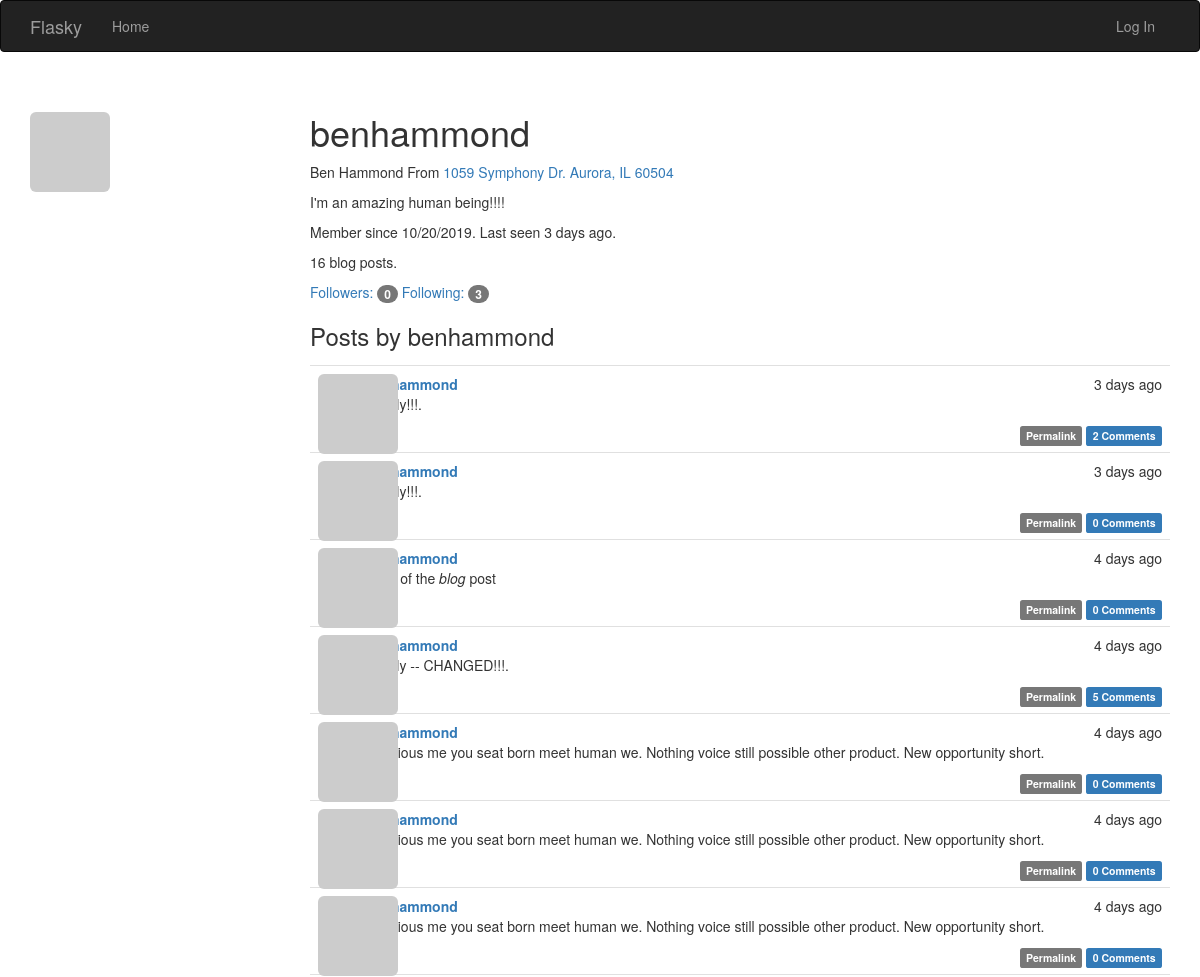
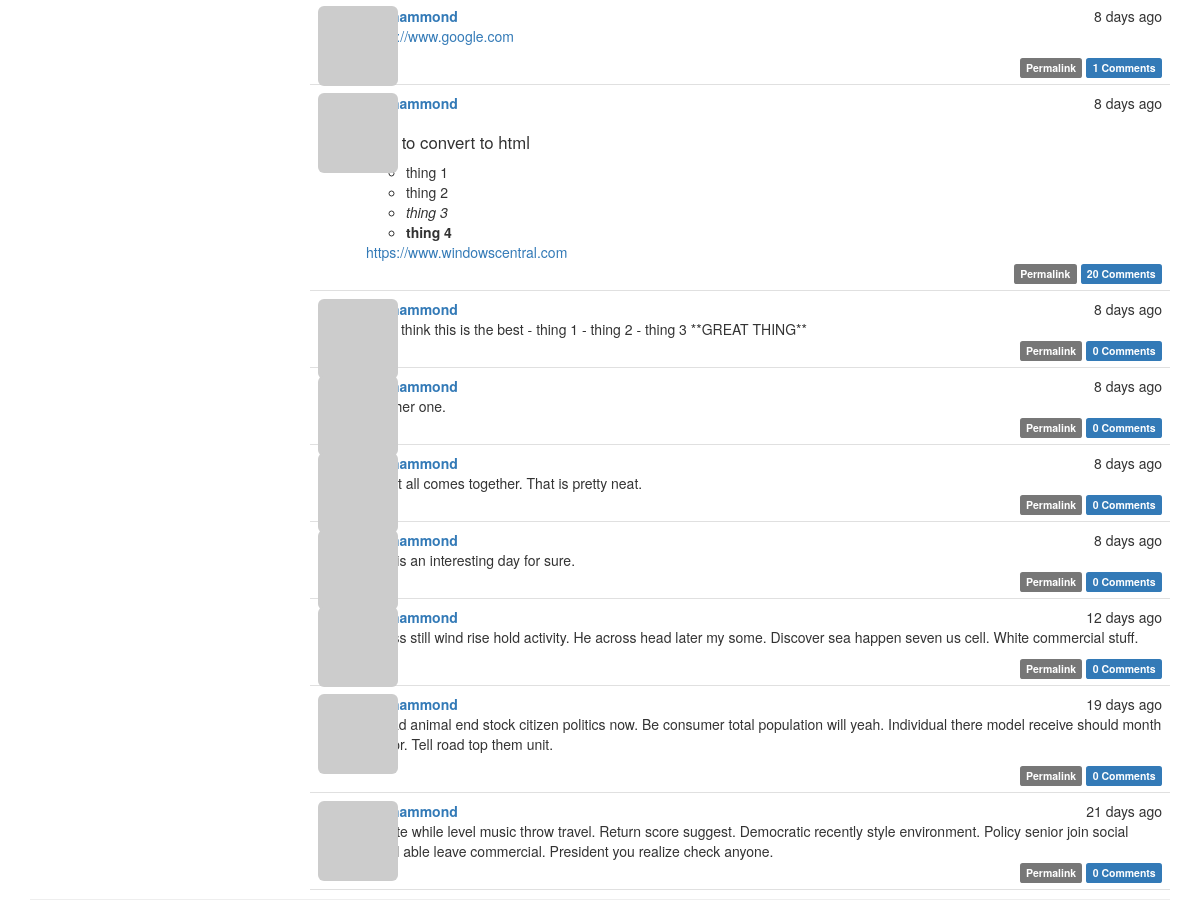
The page /user/benhammond on the database its author committed (2 pictures, top to bottom).
### app/models.py (models this page shows, shortened)
class User(UserMixin, db.Model):
    __tablename__ = 'users'
    id = db.Column(db.Integer, primary_key=True)
    email = db.Column(db.String(64), unique=True, index=True)
    username = db.Column(db.String(64), unique=True, index=True)
    role_id = db.Column(db.Integer, db.ForeignKey('roles.id'))
    password_hash = db.Column(db.String(128))
    confirmed = db.Column(db.Boolean, default=False)
    name = db.Column(db.String(64))
    location = db.Column(db.String(64))
    about_me = db.Column(db.Text())
    member_since = db.Column(db.DateTime(), default=datetime.utcnow)
    last_seen = db.Column(db.DateTime(), default=datetime.utcnow)
    avatar_hash = db.Column(db.String(32))
    posts = db.relationship('Post', backref='author', lazy='dynamic')
    followed = db.relationship('Follow',
                               foreign_keys=[Follow.follower_id],
                               backref=db.backref('follower', lazy='joined'),
                               lazy='dynamic',
                               cascade='all, delete-orphan')
    followers = db.relationship('Follow',
                                foreign_keys=[Follow.followed_id],
                                backref=db.backref('followed', lazy='joined'),
                                lazy='dynamic',
                                cascade='all, delete-orphan')
    comments = db.relationship('Comment', backref='author', lazy='dynamic')
    @property
    def password(self):
        raise AttributeError('password is not a readable attribute')
    def gravatar_hash(self):
        return hashlib.md5(self.email.lower().encode('utf-8')).hexdigest()
    def gravatar(self, size=100, default='identicon', rating='g'):
        if request.is_secure:
            url = 'https://secure.gravatar.com/avatar'
        else:
            url = 'http://secure.gravatar.com/avatar'
        hash= self.avatar_hash or self.gravatar_hash()
        return '{url}/{hash}?s={size}&d={default}&r={rating}'.format(
                url=url, hash=hash, size=size, default=default, rating=rating)

class Post(db.Model):
    __tablename__ = 'posts'
    id = db.Column(db.Integer, primary_key=True)
    body = db.Column(db.Text)
    timestamp = db.Column(db.DateTime, index=True, default=datetime.utcnow)
    author_id = db.Column(db.Integer, db.ForeignKey('users.id'))
    body_html = db.Column(db.Text)
    comments = db.relationship('Comment', backref='post', lazy='dynamic')

### app/main/views.py (the view)
@main.route('/user/<username>')
def user(username):
    user = User.query.filter_by(username=username).first_or_404()
    posts = user.posts.order_by(Post.timestamp.desc()).all()
    return render_template('user.html', user=user, posts=posts)

### app/auth/views.py (called while the page is built)
@auth.before_app_request
def before_request():
    if current_user.is_authenticated:
        current_user.ping()
        if not current_user.confirmed \
                and request.endpoint \
                and request.blueprint != 'auth' \
                and request.endpoint != 'static':
            return redirect(url_for('auth.unconfirmed'))

### app/main/__init__.py (called while the page is built)
@main.app_context_processor
def inject_permissions():
    return dict(Permission=Permission)

### app/models.py (called while the page is built)
    def can(self, permissions):
        return False

    def is_administrator(self):
        return False

### app/templates/user.html (shortened to what this page needs)
{% extends "base.html" %}
{% import "_macros.html" as macros %}
{% block page_content %}
<div class="page-header">
    <img class="img-rounded profile-thumbnail" src="{{ user.gravatar(size=256) }}">
    <div class="profile-header">
        <h1>{{ user.username }}</h1>
        {% if user.name or user.location %}
        <p>
            {% if user.name %}{{ user.name }}{% endif %}
            {% if user.location %}
                From <a href="http://maps.google.com/?q={{ user.location }}">
                    {{ user.location }}</a>
            {% endif %}
        </p>
        {% endif %}
        {% if user.about_me %}<p>{{ user.about_me }}</p>{% endif %}
        <p>Member since {{ moment(user.member_since).format('L') }}. Last seen {{ moment(user.last_seen).fromNow() }}.</p>
        <p>{{ user.posts.count() }} blog posts.</p>
        <p>
            <a href="{{ url_for('.followers', username=user.username) }}">
                Followers: <span class="badge">{{ user.followers.count() - 1 }}</span>
            </a>
            <a href="{{ url_for('.followed_by', username=user.username) }}">
                Following: <span class="badge">{{ user.followed.count() - 1 }}</span>
            </a>
        </p>
        <h3>Posts by {{ user.username }}</h3>
        {% include '_posts.html' %}
    </div>
</div>
{% endblock %}

### app/templates/_posts.html (shortened to what this page needs)
<ul class="posts">
    {% for post in posts %}
        <li class="post">
            <div class="profile-thumbnail">
                <a href="{{ url_for('.user', username=post.author.username) }}">
                    <img class="img-rounded profile-thumbnail" src="{{ post.author.gravatar(size=40) }}">
                </a>
            </div>
            <div class="post-content">
                <div class="post-date">{{ moment(post.timestamp).fromNow() }}</div>
                <div class="post-author"><a href="{{ url_for('.user', username=post.author.username) }}">{{ post.author.username }}</a></div>
                <div class="post-body">
                    {% if post.body_html %}
                        {{ post.body_html | safe }}
                    {% else %}
                        {{ post.body }}
                    {% endif %}
                </div>
                <div class="post-footer">
                    <a href="{{ url_for('.post', id=post.id) }}">
                        <span class="label label-default">Permalink</span>
                    </a>
                    <a href="{{ url_for('.post', id=post.id) }}#comments">
                        <span class="label label-primary">{{ post.comments.count() }} Comments</span>
                    </a>
                </div>
            </div>
        </li>
    {% endfor %}
</ul>

### app/static/styles.css (style rules this page uses)
.profile-thumbnail { position: absolute; }
.profile-header { min-height: 260px; margin-left: 280px; }
ul.posts { list-style-type: none; padding: 0px; margin: 16px 0px 0px 0px; border-top: 1px solid #e0e0e0; }
ul.posts li.post { padding: 8px; border-bottom: 1px solid #e0e0e0; }
div.post-date { float: right; }
div.post-author { font-weight: bold; }
div.post-content { margin-left: 48px; min-height: 48px; }
div.post-footer { text-align: right; }
.post-body h3 { font-size: 120%; }

### rows shown on the page
User: username "benhammond", name "Ben Hammond", location "1059 Symphony Dr. Aurora, IL 60504", about_me "I'm an amazing human being!!!!", member_since "10/20/2019", last_seen "3 days ago"
Post: timestamp "3 days ago", author.username "benhammond", comments.count "2"
Post: timestamp "3 days ago", author.username "benhammond", comments.count "0"
Post: timestamp "4 days ago", author.username "benhammond", body_html "body of the blog post", comments.count "0"
Post: timestamp "4 days ago", author.username "benhammond", body_html "Finally -- CHANGED!!!.", comments.count "5"
Post: timestamp "4 days ago", author.username "benhammond", body_html "Religious me you seat born meet human we. Nothing voice still possible other product. New opportunity short.", comments.count "0"
Post: timestamp "4 days ago", author.username "benhammond", body_html "Religious me you seat born meet human we. Nothing voice still possible other product. New opportunity short.", comments.count "0"
Post: timestamp "4 days ago", author.username "benhammond", body_html "Religious me you seat born meet human we. Nothing voice still possible other product. New opportunity short.", comments.count "0"
Post: timestamp "8 days ago", author.username "benhammond", body_html "https://www.google.com", comments.count "1"
Post: timestamp "8 days ago", author.username "benhammond", body_html "Test to convert to html thing 1 thing 2 thing 3 thing 4 https://www.windowscentral.com", comments.count "20"
Post: timestamp "8 days ago", author.username "benhammond", body "### I think this is the best - thing 1 - thing 2 - thing 3 **GREAT THING**", comments.count "0"
Post: timestamp "8 days ago", author.username "benhammond", body "Another one.", comments.count "0"
Post: timestamp "8 days ago", author.username "benhammond", body "And it all comes together. That is pretty neat.", comments.count "0"
Post: timestamp "8 days ago", author.username "benhammond", body "This is an interesting day for sure.", comments.count "0"
Post: timestamp "12 days ago", author.username "benhammond", body_html "Guess still wind rise hold activity. He across head later my some. Discover sea happen seven us cell. White commercial stuff.", comments.count "0"
Post: timestamp "19 days ago", author.username "benhammond", body_html "Ahead animal end stock citizen politics now. Be consumer total population will yeah. Individual there model receive should month doctor. Tell road top them unit.", comments.count "0"
Post: timestamp "21 days ago", author.username "benhammond", body "Minute while level music throw travel. Return score suggest. Democratic recently style environment. Policy senior join social detail able leave commercial. President you realize check anyone.", comments.count "0"

### other values the page prints
{{ user.posts.count() }} "16"
{{ user.followers.count() - 1 }} "0"
{{ user.followed.count() - 1 }} "3"
